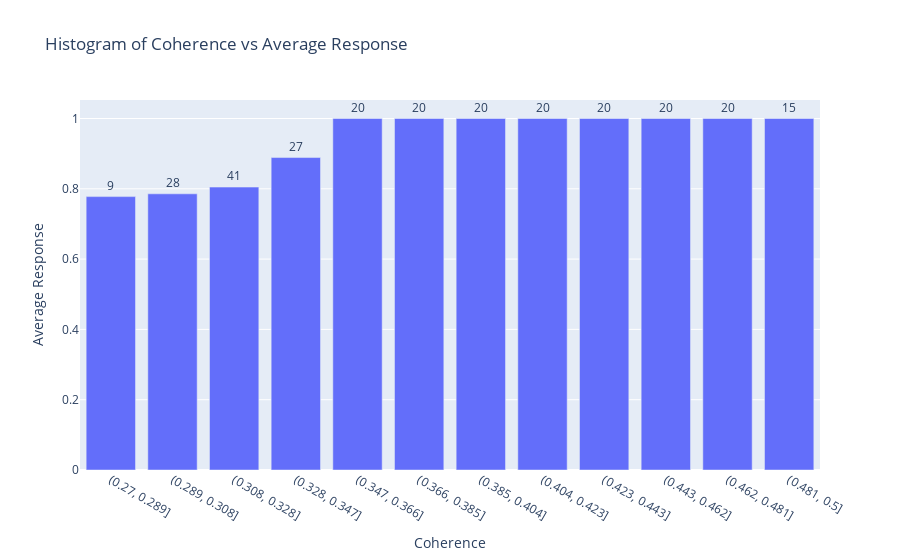

The cell this chart's notebook holds for it:
### Code cell
create_histogram(trial_data, nbins=12)

### Figure 1 — Plotly figure (JSON) as saved in the notebook; plotly's stock layout.template omitted (floating-point values rounded to 4 significant figures)
{"data": [{"alignmentgroup": "True", "hovertemplate": "Coherence=%{x}<br>Average Response=%{y}<extra></extra>", "legendgroup": "", "marker": {"color": "#636efa", "pattern": {"shape": ""}}, "name": "", "offsetgroup": "", "orientation": "v", "showlegend": false, "text": [9, 28, 41, 27, 20, 20, 20, 20, 20, 20, 20, 15], "textposition": "outside", "type": "bar", "x": ["(0.27, 0.289]", "(0.289, 0.308]", "(0.308, 0.328]", "(0.328, 0.347]", "(0.347, 0.366]", "(0.366, 0.385]", "(0.385, 0.404]", "(0.404, 0.423]", "(0.423, 0.443]", "(0.443, 0.462]", "(0.462, 0.481]", "(0.481, 0.5]"], "xaxis": "x", "y": [0.7778, 0.7857, 0.8049, 0.8889, 1, 1, 1, 1, 1, 1, 1, 1], "yaxis": "y"}], "layout": {"barmode": "relative", "legend": {"tracegroupgap": 0}, "title": {"text": "Histogram of Coherence vs Average Response"}, "xaxis": {"anchor": "y", "domain": [0, 1], "title": {"text": "Coherence"}}, "yaxis": {"anchor": "x", "domain": [0, 1], "title": {"text": "Average Response"}}}}
